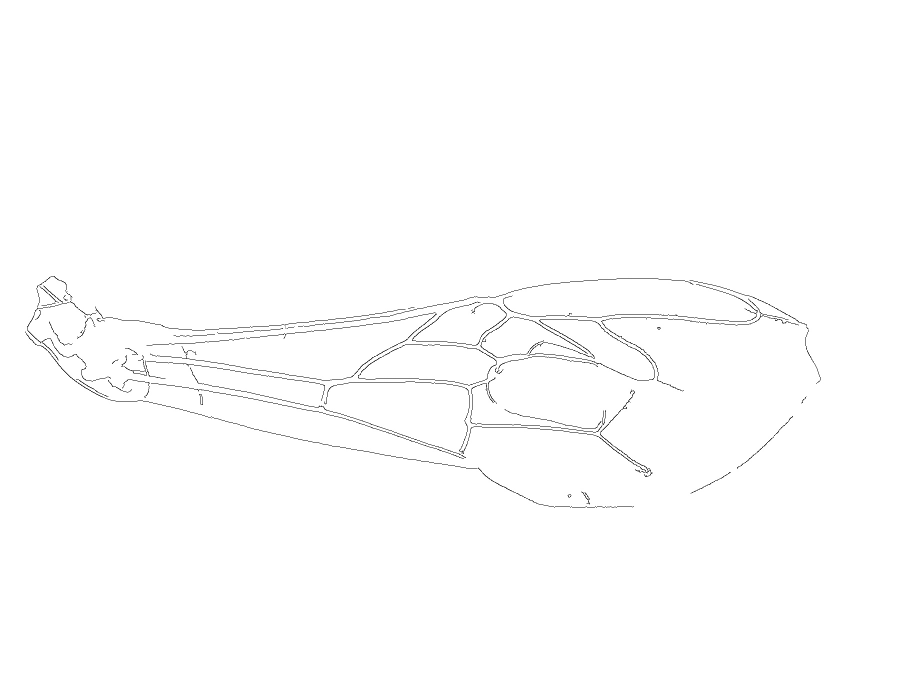
#> input picture image_processing_tool/test/RW-A-AR0302-03-14-19_M_B.jpg, 1824 x 1368 px (shown at 1/2 size); its folder holds only this picture in this run
$ python image_process_angle_diameter.py
#> lines starting #> are read from the running program, lines starting #| are printed output that depends on the picture; after the words box and inside, x2 and y2 are one past the last pixel; in counts of white or black regions, pixels touching at a corner belong together
import yaml
from rembg import remove
import cv2
import numpy as np
import os
from PIL import Image
import pandas as pd

# load images
input_folder = './test'
image_files = os.listdir(input_folder)
input_paths = []
for file_name in os.listdir(input_folder):
    file_path = os.path.join(input_folder, file_name)
    if os.path.isfile(file_path):
        input_paths.append(file_path)
output_folder = './output'


# Rotate image
def R(input_path, output_path, angle):
    img = cv2.imread(input_path)
    (height, width) = img.shape[:2]
    center = (width / 2, height / 2)
    matrix = cv2.getRotationMatrix2D(center, angle, 1.0)
    rotated = cv2.warpAffine(img, matrix, (width, height), borderMode=cv2.BORDER_CONSTANT, borderValue=(255, 255, 255))
    cv2.imwrite(output_path, rotated)

# Resize the image based on the user-defined maximum diameter of the object in the image
def D(input_path, output_path, maximum_diameter):
    def find_max_diameter(img):
        _, binary_img = cv2.threshold(img, 1, 255, cv2.THRESH_BINARY)
        contours, _ = cv2.findContours(binary_img, cv2.RETR_EXTERNAL, cv2.CHAIN_APPROX_SIMPLE)
        max_diameter = 0
        for contour in contours:
            for i in range(len(contour)):
                for j in range(i+1, len(contour)):
                    dist = np.sqrt(np.sum((contour[i] - contour[j]) ** 2))
                    max_diameter = max(max_diameter, dist)
        return max_diameter

    def resize_image(img, scale_percent):
        width = int(img.shape[1] * scale_percent / 100)
        height = int(img.shape[0] * scale_percent / 100)
        new_dimensions = (width, height)
        resized_img = cv2.resize(img, new_dimensions, interpolation=cv2.INTER_LINEAR)
        return resized_img

    img = cv2.imread(input_path, cv2.IMREAD_GRAYSCALE)
    max_diameter = find_max_diameter(img)
    target_diameter = 6000
    scale_percent = (target_diameter / max_diameter) * 100
    resized_img = resize_image(img, scale_percent)
    cv2.imwrite(output_path, resized_img)

# Create the output folder if it doesn't exist
if not os.path.exists(output_folder):
    os.makedirs(output_folder)

# Iterate over the input
for input_path in input_paths:
    img = Image.open(input_path)
#> img is the input picture: PIL image 1824x1368 L; min 0, max 255, mean 253.4

    # 創建一個新的背景圖像，尺寸可以根據需要調整
    background = Image.new('RGB', (5000, 5000), (255, 255, 255))
#> background: PIL image 5000x5000 RGB; every value is 255

    # 將原始圖像粘貼到背景上，您可以指定左上角的座標（在這裡是 (200, 200)）
    background.paste(img, (200, 200))
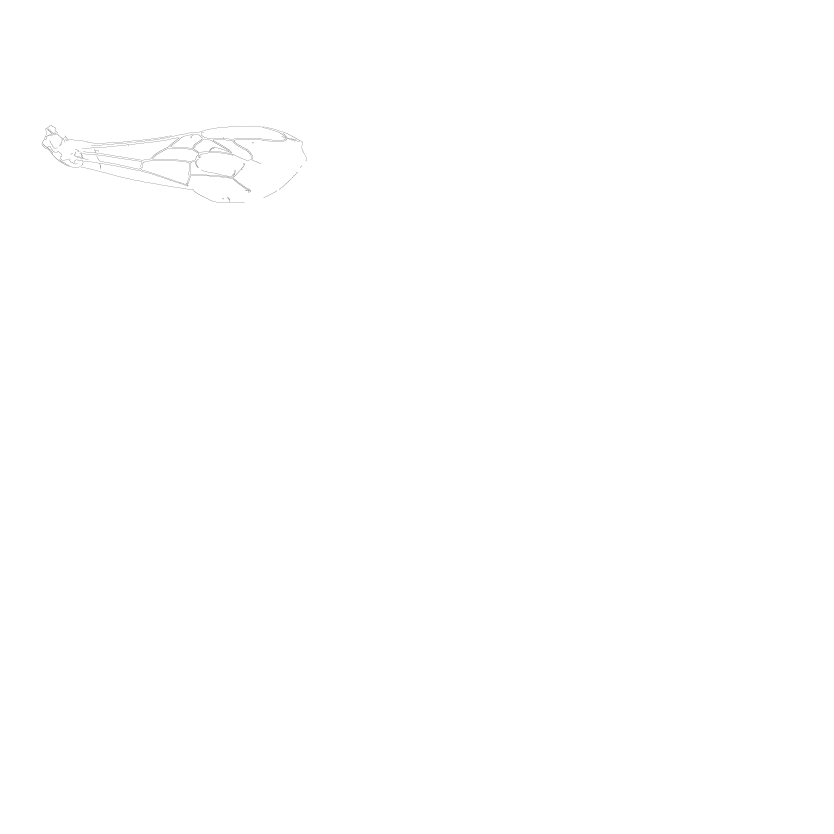
#> background: PIL image 5000x5000 RGB (shown at 1/6 size); min 0, max 255, mean 254.8

    # 儲存圖像
    background.save(input_path)

    my_id = input_path.split('-')[2]
    data = pd.read_csv('RW_228_IDs.csv')
#> (reads image_processing_tool/RW_228_IDs.csv from the repository)
    row = data[data['ID'] == my_id]
    if len(row) > 0:
        lengthpixels = row['lengthpixels'].values[0]
        print(f"Lengthpixels: {lengthpixels}")
        D(input_path, my_id + '.jpg', lengthpixels)
#> in find_max_diameter, `_, binary_img = cv2.threshold(img, 1, 255, cv2.THRESH_BINARY)`: binary_img: shape (5000, 5000); 100% white; black in thin lines or dots, all inside (x1, y1, x2, y2) = (251, 752, 1842, 1215)
#> in find_max_diameter, `contours, _ = cv2.findContours(binary_img, cv2.RETR_EXTERNAL, cv2.CHAI..`: contours = [[[0, 0], [0, 4999], [4999, 4999], [4999, 0]]]
#> the loop in find_max_diameter, `for contour in contours:` made 1 pass
#> contour on pass 1: [[0, 0], [0, 4999], [4999, 4999], [4999, 0]]
#> in D, `max_diameter = find_max_diameter(img)`: max_diameter = 7069.7
#> in D, `scale_percent = (target_diameter / max_diameter) * 100`: scale_percent = 84.87
#> in resize_image, `width = int(img.shape[1] * scale_percent / 100)`: width = 4243
#> in resize_image, `new_dimensions = (width, height)`: new_dimensions = (4243, 4243)
        print(file_name, "processed (D)")
    else:
        print(f"No data found for ID {id}")


    # [29 lines of commented-out code are left out]
